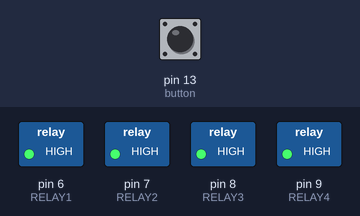
The sketch below on a simulated Arduino Uno, built with avr-gcc and run on an emulated ATmega328P. On the bench: switched loads named in the sketch (green lamp = pin HIGH). The inputs (shaded band) are chosen by the test bench; at power-on: pin 13 (button) HIGH. Random numbers use the default seed unless the sketch sets one.

Above: at 1.2 s.
1.3 s: pin 13 (button) pulled LOW for 0.15 s
At 2.8 s:
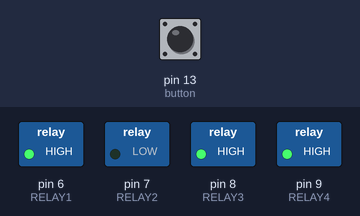
4.4 s: pin 13 (button) pulled LOW for 1 s
At 6.8 s:
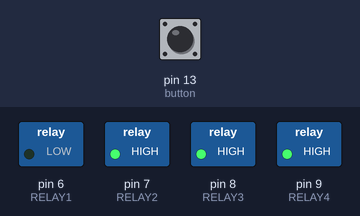
8.4 s: pin 13 (button) pulled LOW for 0.15 s
At 9.9 s:
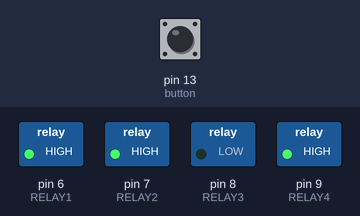
11.5 s: pin 13 (button) pulled LOW for 1 s
At 13.8 s:
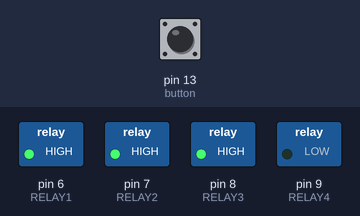
15.5 s: pin 13 (button) pulled LOW for 3.2 s
At 21.3 s:
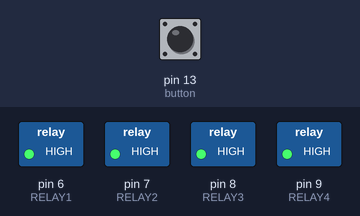
Timing chart, 0 to 22.7 s (numbered marks = the images above; inputs shaded):
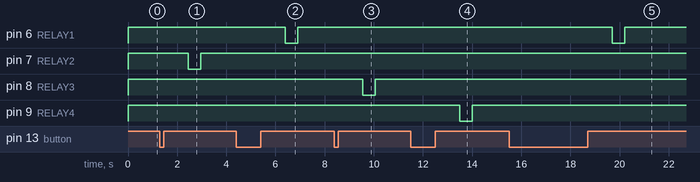

The sketch:

Slumpgenerator_V1.ino
```cpp
#include <Pushbutton.h>


#define RELAY1  6
#define RELAY2  7
#define RELAY3  8
#define RELAY4  9

Pushbutton button(13);

int kanal = 0;
int tid = 1000;
int tid2 = 500;


void setup()
{

  digitalWrite(RELAY1, HIGH);
  digitalWrite(RELAY2, HIGH);
  digitalWrite(RELAY3, HIGH);
  digitalWrite(RELAY4, HIGH);

  pinMode(RELAY1, OUTPUT);
  pinMode(RELAY2, OUTPUT);
  pinMode(RELAY3, OUTPUT);
  pinMode(RELAY4, OUTPUT);

}

void loop() {

while (1)
{

int kanal = random (12);

   if (button.getSingleDebouncedRelease())
{
    switch (kanal) {
    case 0:
    delay(tid);
    digitalWrite(RELAY1, LOW);
    delay(tid2);
    digitalWrite(RELAY1, HIGH);
    break;
    case 1:
    delay(tid);
    digitalWrite(RELAY2, LOW);
    delay(tid2);
    digitalWrite(RELAY2, HIGH);
    break;
    case 2:
    delay(tid);
    digitalWrite(RELAY3, LOW);
    delay(tid2);
    digitalWrite(RELAY3, HIGH);
    break;
    case 3:
    delay(tid);
    digitalWrite(RELAY4, LOW);
    delay(tid2);
    digitalWrite(RELAY4, HIGH);
    break;
    case 4:
    delay(tid);
    digitalWrite(RELAY3, LOW);
    delay(tid2);
    digitalWrite(RELAY3, HIGH);
    break;
    case 5:
    delay(tid);
    digitalWrite(RELAY4, LOW);
    delay(tid2);
    digitalWrite(RELAY4, HIGH);
    break;
    case 6:
    delay(tid);
    digitalWrite(RELAY2, LOW);
    delay(tid2);
    digitalWrite(RELAY2, HIGH);
    break;
    case 7:
    delay(tid);
    digitalWrite(RELAY1, LOW);
    delay(tid2);
    digitalWrite(RELAY1, HIGH);
    break;
    case 8:
    delay(tid);
    digitalWrite(RELAY2, LOW);
    delay(tid2);
    digitalWrite(RELAY2, HIGH);
    break;
    case 9:
    delay(tid);
    digitalWrite(RELAY4, LOW);
    delay(tid2);
    digitalWrite(RELAY4, HIGH);
    break;
    case 10:
    delay(tid);
    digitalWrite(RELAY1, LOW);
    delay(tid2);
    digitalWrite(RELAY1, HIGH);
    break;
    case 11:
    delay(tid);
    digitalWrite(RELAY3, LOW);
    delay(tid2);
    digitalWrite(RELAY3, HIGH);
    break;
  }
}
}
}
```

Measured:
- after the input at 1.3 s, pin 7 (RELAY2): HIGH → LOW after 1.2 s, → HIGH 0.50 s later
- after the input at 4.4 s, pin 6 (RELAY1): HIGH → LOW after 2.0 s, → HIGH 0.50 s later
- after the input at 8.4 s, pin 8 (RELAY3): HIGH → LOW after 1.2 s, → HIGH 0.50 s later
- after the input at 11.5 s, pin 9 (RELAY4): HIGH → LOW after 2.0 s, → HIGH 0.50 s later
- after the input at 15.5 s, pin 6 (RELAY1): HIGH → LOW after 4.2 s, → HIGH 0.50 s later
